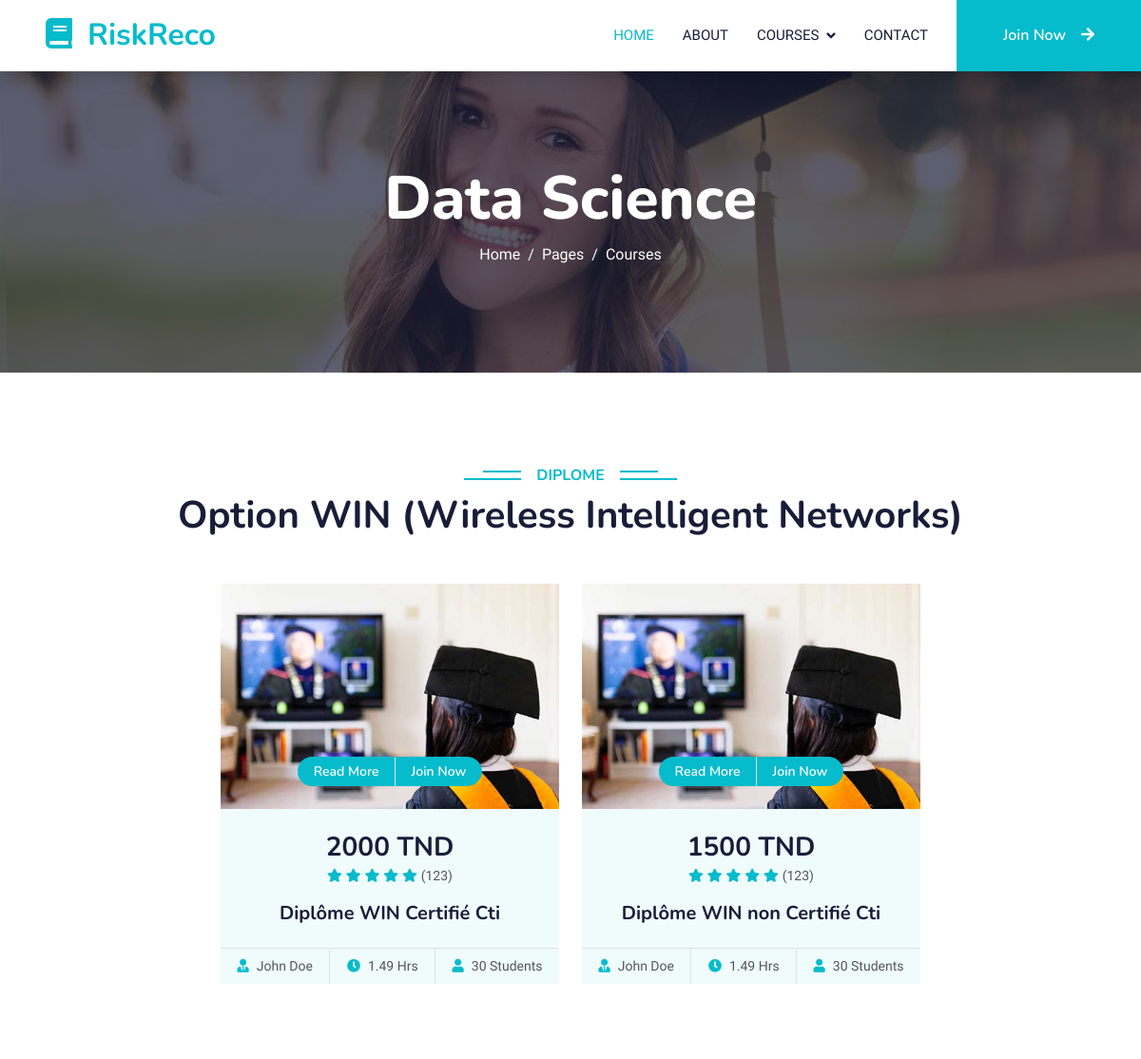
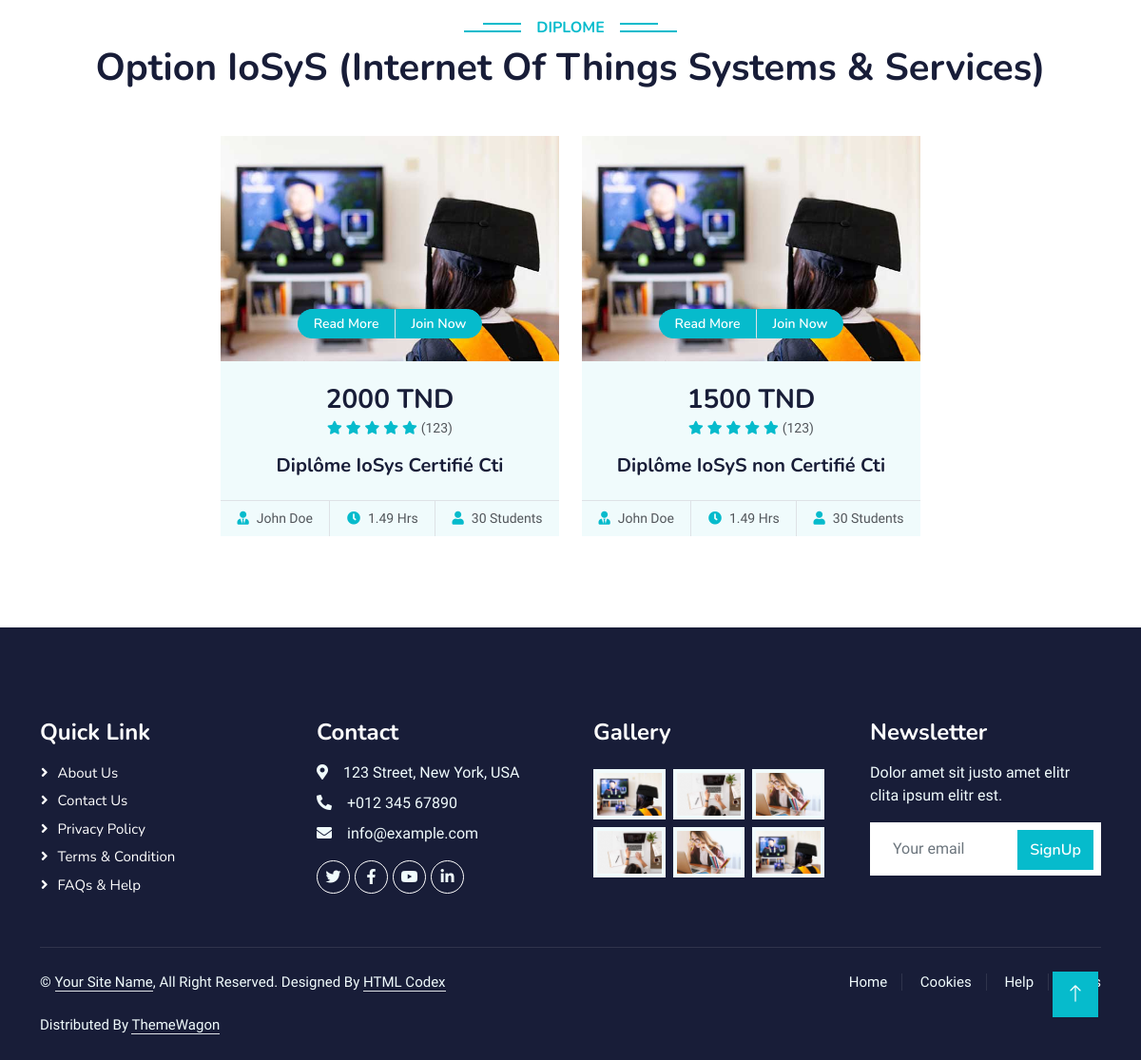
Page /courses/Diplôme Telecommunication/ on the committed database (2 pictures, top to bottom).
### main/models.py (models this page shows, shortened)
class Options(models.Model):
    nom = models.CharField(max_length=100)

class Diplome(models.Model):
    nom = models.CharField(max_length=100)
    prix = models.IntegerField()
    categorie = models.ForeignKey(Categorie, on_delete=models.CASCADE)
    option = models.ForeignKey(Options, on_delete=models.CASCADE)

### main/views.py (the view)
# urls.py: path('courses/<str:categorie>/', views.courses, name='courses'),
def courses(request, categorie):
    diplomes = Diplome.objects.filter(categorie__nom=categorie)
    option_ids = diplomes.values_list('option_id', flat=True).distinct()
    options = Options.objects.filter(id__in=option_ids)
    return render(request, 'courses.html', {'diplomes': diplomes, 'options': options, 'categorie': categorie})

### main/templates/courses.html (shortened to what this page needs)
   {% extends 'base.html' %}
   {% load static %}
   {% block content %}
    <div class="container-fluid bg-primary py-5 mb-5 page-header">
        <div class="container py-5">
            <div class="row justify-content-center">
                <div class="col-lg-10 text-center">
                    <h1 class="display-3 text-white animated slideInDown">Data Science</h1>
                    <nav aria-label="breadcrumb">
                        <ol class="breadcrumb justify-content-center">
                            <li class="breadcrumb-item"><a class="text-white" href="#">Home</a></li>
                            <li class="breadcrumb-item"><a class="text-white" href="#">Pages</a></li>
                            <li class="breadcrumb-item text-white active" aria-current="page">Courses</li>
                        </ol>
                    </nav>
                </div>
            </div>
        </div>
    </div>
    {% for option in options %}
        <div class="container-xxl py-5">
            <div class="container">
                    <div class="text-center wow fadeInUp" data-wow-delay="0.1s">
                        <h6 class="section-title bg-white text-center text-primary px-3">diplome</h6>
                        <h1 class="mb-5">{{ option.nom }}</h1>
                    </div>
                    <div class="row g-4 justify-content-center">
                        {% for diplome in diplomes %}
                            {% if diplome.option == option %}
                        <div class="col-lg-4 col-md-6 wow fadeInUp" data-wow-delay="0.1s">
                                    <div class="course-item bg-light">
                                        <div class="position-relative overflow-hidden">
                                            <img class="img-fluid" src="{% static 'assets/img/course-1.jpg' %}" alt="">
                                            <div class="w-100 d-flex justify-content-center position-absolute bottom-0 start-0 mb-4">
                                                <a href="{% url 'main:diplomes_details' id=diplome.id %}" class="flex-shrink-0 btn btn-sm btn-primary px-3 border-end" style="border-radius: 30px 0 0 30px;">Read More</a>
                                                <a id="openPopupBtn-{{ diplome.id }}"class="flex-shrink-0 btn btn-sm btn-primary px-3" style="border-radius: 0 30px 30px 0;">Join Now</a>
                                            </div>
                                        </div>
                                        <div class="text-center p-4 pb-0">
                                            <h3 class="mb-0">{{ diplome.prix }} TND</h3>
                                            <div class="mb-3">
                                                <small class="fa fa-star text-primary"></small>
                                                <small class="fa fa-star text-primary"></small>
                                                <small class="fa fa-star text-primary"></small>
                                                <small class="fa fa-star text-primary"></small>
                                                <small class="fa fa-star text-primary"></small>
                                                <small>(123)</small>
                                            </div>
                                            <h5 class="mb-4">{{ diplome.nom }}</h5>
                                        </div>
                                        <div class="d-flex border-top">
                                            <small class="flex-fill text-center border-end py-2"><i class="fa fa-user-tie text-primary me-2"></i>John Doe</small>
                                            <small class="flex-fill text-center border-end py-2"><i class="fa fa-clock text-primary me-2"></i>1.49 Hrs</small>
                                            <small class="flex-fill text-center py-2"><i class="fa fa-user text-primary me-2"></i>30 Students</small>
                                        </div>
                                    </div>
                        </div>
                        {% endif %}
                        {% endfor %}
                    </div>
                </div>
            </div>
        {% endfor %}
    {% endblock %}

### main/templates/base.html (shortened to what this page needs)
{% load static %}
<!DOCTYPE html>
<html lang="en">
<head>
    <link rel="stylesheet" href="{% static 'assets/img/favicon.ico' %}">
    <link href="https://cdnjs.cloudflare.com/ajax/libs/font-awesome/5.10.0/css/all.min.css" rel="stylesheet">
    <link href="https://cdn.jsdelivr.net/npm/bootstrap-icons@1.4.1/font/bootstrap-icons.css" rel="stylesheet">
    <link rel="stylesheet" href="{% static 'assets/lib/animate/animate.min.css' %}">
    <link rel="stylesheet" href="{% static 'assets/lib/owlcarousel/assets/owl.carousel.min.css' %}">
    <link rel="stylesheet" href="{% static 'assets/css/bootstrap.min.css' %}">
    <link rel="stylesheet" href="{% static 'assets/css/style.css' %}">
</head>
<body>
    <nav class="navbar navbar-expand-lg bg-white navbar-light shadow sticky-top p-0">
        <a href="index.html" class="navbar-brand d-flex align-items-center px-4 px-lg-5">
            <h2 class="m-0 text-primary"><i class="fa fa-book me-3"></i>RiskReco</h2>
        </a>
        <div class="collapse navbar-collapse" id="navbarCollapse">
            <div class="navbar-nav ms-auto p-4 p-lg-0">
                <a href="{% url 'main:index' %}" class="nav-item nav-link active">Home</a>
                <a href="about.html" class="nav-item nav-link">About</a>
                <div class="nav-item dropdown">
                    <a href="#" class="nav-link dropdown-toggle" data-bs-toggle="dropdown">Courses</a>
                </div>
                <a href="contact.html" class="nav-item nav-link">Contact</a>
            </div>
            <a href="" class="btn btn-primary py-4 px-lg-5 d-none d-lg-block">Join Now<i class="fa fa-arrow-right ms-3"></i></a>
        </div>
    </nav>
    {% block content %}
    {% endblock %}
    <div class="container-fluid bg-dark text-light footer pt-5 mt-5 wow fadeIn" data-wow-delay="0.1s">
        <div class="container py-5">
            <div class="row g-5">
                <div class="col-lg-3 col-md-6">
                    <h4 class="text-white mb-3">Quick Link</h4>
                    <a class="btn btn-link" href="">About Us</a>
                    <a class="btn btn-link" href="">Contact Us</a>
                    <a class="btn btn-link" href="">Privacy Policy</a>
                    <a class="btn btn-link" href="">Terms & Condition</a>
                    <a class="btn btn-link" href="">FAQs & Help</a>
                </div>
                <div class="col-lg-3 col-md-6">
                    <h4 class="text-white mb-3">Contact</h4>
                    <p class="mb-2"><i class="fa fa-map-marker-alt me-3"></i>123 Street, New York, USA</p>
                    <p class="mb-2"><i class="fa fa-phone-alt me-3"></i>+012 345 67890</p>
                    <p class="mb-2"><i class="fa fa-envelope me-3"></i>info@example.com</p>
                    <div class="d-flex pt-2">
                        <a class="btn btn-outline-light btn-social" href=""><i class="fab fa-twitter"></i></a>
                        <a class="btn btn-outline-light btn-social" href=""><i class="fab fa-facebook-f"></i></a>
                        <a class="btn btn-outline-light btn-social" href=""><i class="fab fa-youtube"></i></a>
                        <a class="btn btn-outline-light btn-social" href=""><i class="fab fa-linkedin-in"></i></a>
                    </div>
                </div>
                <div class="col-lg-3 col-md-6">
                    <h4 class="text-white mb-3">Gallery</h4>
                    <div class="row g-2 pt-2">
                        <div class="col-4">
                            <img class="img-fluid bg-light p-1" src="{% static 'assets/img/course-1.jpg' %}" alt="">
                        </div>
                        <div class="col-4">
                            <img class="img-fluid bg-light p-1" src="{% static 'assets/img/course-2.jpg' %}" alt="">
                        </div>
                        <div class="col-4">
                            <img class="img-fluid bg-light p-1" src="{% static 'assets/img/course-3.jpg' %}" alt="">
                        </div>
                        <div class="col-4">
                            <img class="img-fluid bg-light p-1" src="{% static 'assets/img/course-2.jpg' %}" alt="">
                        </div>
                        <div class="col-4">
                            <img class="img-fluid bg-light p-1" src="{% static 'assets/img/course-3.jpg' %}" alt="">
                        </div>
                        <div class="col-4">
                            <img class="img-fluid bg-light p-1" src="{% static 'assets/img/course-1.jpg' %}" alt="">
                        </div>
                    </div>
                </div>
                <div class="col-lg-3 col-md-6">
                    <h4 class="text-white mb-3">Newsletter</h4>
                    <p>Dolor amet sit justo amet elitr clita ipsum elitr est.</p>
                    <div class="position-relative mx-auto" style="max-width: 400px;">
                        <input class="form-control border-0 w-100 py-3 ps-4 pe-5" type="text" placeholder="Your email">
                        <button type="button" class="btn btn-primary py-2 position-absolute top-0 end-0 mt-2 me-2">SignUp</button>
                    </div>
                </div>
            </div>
        </div>
        <div class="container">
            <div class="copyright">
                <div class="row">
                    <div class="col-md-6 text-center text-md-start mb-3 mb-md-0">
                        &copy; <a class="border-bottom" href="#">Your Site Name</a>, All Right Reserved.
                        Designed By <a class="border-bottom" href="https://htmlcodex.com">HTML Codex</a><br><br>
                        Distributed By <a class="border-bottom" href="https://themewagon.com">ThemeWagon</a>
                    </div>
                    <div class="col-md-6 text-center text-md-end">
                        <div class="footer-menu">
                            <a href="">Home</a>
                            <a href="">Cookies</a>
                            <a href="">Help</a>
                            <a href="">FQAs</a>
                        </div>
                    </div>
                </div>
            </div>
        </div>
    </div>
    <a href="#" class="btn btn-lg btn-primary btn-lg-square back-to-top"><i class="bi bi-arrow-up"></i></a>
</body>
</html>

### main/static/assets/css/style.css (style rules this page uses)
:root { --primary: #06BBCC; --light: #F0FBFC; --dark: #181d38; }
.back-to-top { position: fixed; display: none; right: 45px; bottom: 45px; z-index: 99; }
.btn { font-family: 'Nunito', sans-serif; font-weight: 600; transition: .5s; }
.btn.btn-primary, .btn.btn-secondary { color: #FFFFFF; }
.btn-lg-square { width: 48px; height: 48px; }
.btn-square, .btn-sm-square, .btn-lg-square { padding: 0; display: flex; align-items: center; justify-content: center; font-weight: normal; border-radius: 0px; }
.navbar .dropdown-toggle::after { border: none; content: "\f107"; font-family: "Font Awesome 5 Free"; font-weight: 900; vertical-align: middle; margin-left: 8px; }
.navbar-light .navbar-nav .nav-link { margin-right: 30px; padding: 25px 0; color: #FFFFFF; font-size: 15px; text-transform: uppercase; outline: none; }
.navbar-light .navbar-nav .nav-link:hover, .navbar-light .navbar-nav .nav-link.active { color: var(--primary); }
.navbar-light .navbar-brand, .navbar-light a.btn { height: 75px; }
.navbar-light .navbar-nav .nav-link { color: var(--dark); font-weight: 500; }
.navbar-light.sticky-top { top: -100px; transition: .5s; }
.page-header { background: linear-gradient(rgba(24, 29, 56, .7), rgba(24, 29, 56, .7)), url(../img/carousel-1.jpg); background-position: center center; background-repeat: no-repeat; background-size: cover; }
.breadcrumb-item + .breadcrumb-item::before { color: var(--light); }
.section-title { position: relative; display: inline-block; text-transform: uppercase; }
.section-title::before { position: absolute; content: ""; width: calc(100% + 80px); height: 2px; top: 4px; left: -40px; background: var(--primary); z-index: -1; }
.section-title::after { position: absolute; content: ""; width: calc(100% + 120px); height: 2px; bottom: 5px; left: -60px; background: var(--primary); z-index: -1; }
.category img, .course-item img { transition: .5s; }
.footer .btn.btn-social { margin-right: 5px; width: 35px; height: 35px; display: flex; align-items: center; justify-content: center; color: var(--light); font-weight: normal; border: 1px solid #FFFFFF; border-radius: 35px; transition: .3s; }
.footer .btn.btn-link { display: block; margin-bottom: 5px; padding: 0; text-align: left; color: #FFFFFF; font-size: 15px; font-weight: normal; text-transform: capitalize; transition: .3s; }
.footer .btn.btn-link::before { position: relative; content: "\f105"; font-family: "Font Awesome 5 Free"; font-weight: 900; margin-right: 10px; }
.footer .copyright { padding: 25px 0; font-size: 15px; border-top: 1px solid rgba(256, 256, 256, .1); }
.footer .copyright a { color: var(--light); }
.footer .footer-menu a { margin-right: 15px; padding-right: 15px; border-right: 1px solid rgba(255, 255, 255, .1); }
.footer .footer-menu a:last-child { margin-right: 0; padding-right: 0; border-right: none; }

### rows in the picture
Options: nom "Option WIN (Wireless Intelligent Networks)"
Diplome: prix "2000", nom "Diplôme WIN Certifié Cti"
Diplome: prix "1500", nom "Diplôme WIN non Certifié Cti"
Options: nom "Option IoSyS (Internet Of Things Systems & Services)"
Diplome: prix "2000", nom "Diplôme IoSys Certifié Cti"
Diplome: prix "1500", nom "Diplôme IoSyS non Certifié Cti"
